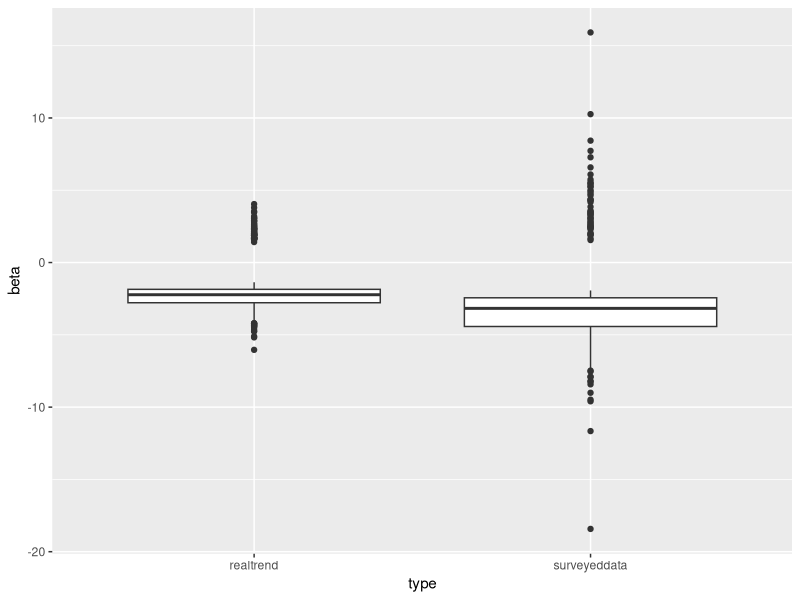
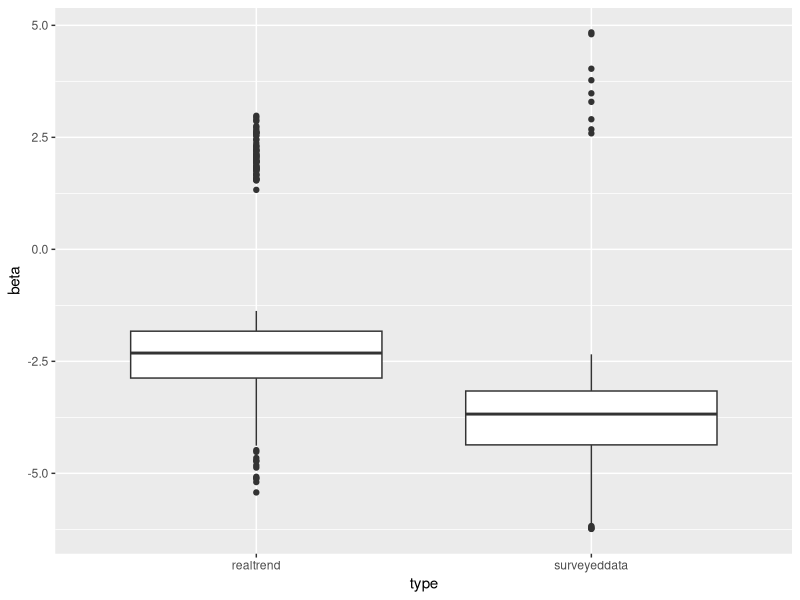

These charts were generated, in order, by the following R code: (Note: this script raises an error after producing the figures.)


################
#
# Generate twenty populations
#
################

# mu = mean population
# rho = autocorrelation 
# CV = Coefficient of Variation
# K = 2000

twenty_species <- function(nspp=20, nyears=100, mu=1000,rho=0.5,CV=0.2,plot=F, K=2000) {
  
  ## SD parameter of lognormal distribution with desired variability
  ln_SD <- sqrt(log(CV^2+1))  
  
  ## SD for first value
  ln_SD_e <- sqrt(ln_SD^2/(1-rho^2))  
  
  ## creates empty objects to store results in
  R <- matrix(nrow=nyears, ncol=nspp)
  ## so each row is a year, and each column is a species
  time_series <- matrix(nrow=nyears, ncol=nspp)
  
  ## randomly pulls an R for each species
  for(r in 1:nspp){
    R[,r] <- rnorm(mean=0,sd=1,n=nyears)
  }
  
  
  for(spp in 1:nspp){
    ## Sets the initial population size for each species (column)
    time_series[1,spp] <- ln_SD_e*R[1,spp]
    for (i in 1:(nyears-1)) {
      ## Runs the population model for each species (column)
      time_series[i+1,spp] <- rho*time_series[i,spp]+R[i,spp]*(1-time_series[i,spp]/K)*ln_SD
    }
  }
  
  time_series <- time_series + log(mu) - 0.5*ln_SD_e^2
  time_series <- exp(time_series)
  
  return(time_series)
}


################
#
# Grab the two populations with highest pop at time t=1, see what the trend really is
#
################


realtrend <- function(time_series, nspeciestopick=2){
  
  ## finds the two species with the highest populations in year 1 
  one <- time_series[,which(time_series[1,]==sort(time_series[1,], TRUE)[1])]
  two <- time_series[,which(time_series[1,]==sort(time_series[1,], TRUE)[2])]
  year = 1:nrow(time_series)
  
  ## puts the three vectors into one data frame, ready to be sampled from  
  twospecies <-  data.frame(one, two, year)
  
  ## Creates empty object to put results into
  values <- data.frame(beta=c(NA,NA),pvalue=c(NA,NA), rsquared=c(NA,NA))
  
  ## run two models, one on the first species, one on the second
  speciesmodel1 <- lm(data=twospecies, one ~ year)
  speciesmodel2 <- lm(data=twospecies, two ~ year)
  
  ## extract the beta coefficient, pvalue and rsquared for the first species
  values[1,1] <- speciesmodel1$coefficients[2]
  values[1,2] <- summary(speciesmodel1)$coefficients[,4][2]
  values[1,3] <- summary(speciesmodel1)$r.squared
  
  ## extract the beta coefficient, pvalue and rsquared for the second species
  values[2,1] <- speciesmodel2$coefficients[2]
  values[2,2] <- summary(speciesmodel2)$coefficients[,4][2]
  values[2,3] <- summary(speciesmodel2)$r.squared
  
  ## puts everything in a list to be output
  realstuff <- list()
  realstuff[["values"]] <- values
  realstuff[["twospecies"]] <- twospecies
  
  return(realstuff)
}


##################
#
# sample the real population with some frequency of sampling effort with error
#
##################

samplingeffortwitherror <- function(time_series, freq=NA, sd=0.1){
  
  ## The default is to have freq=NA, which means that the function 
  ## will randomly pull a random set of years to sample on
  ## This checks to see if freq=NA, and if so, does that
  ## If we set freq = to some number it will bipass that and use that instead
  if(is.na(freq)){
    freq <- sort(base::sample(1:100, sample(1:60, 1), replace=FALSE))
  }
  
  ## finds the two species with the highest populations in year 1 
  one <- time_series[,which(time_series[1,]==sort(time_series[1,], TRUE)[1])]
  two <- time_series[,which(time_series[1,]==sort(time_series[1,], TRUE)[2])]
  year = 1:nrow(time_series)
  
  ## puts the three vectors into one data frame, ready to be sampled from  
  twospecies <-  data.frame(one, two, year)
  
  ## If we have set freq = to some single value, this if statement runs
  if(length(freq)==1){
    sampled_data <- twospecies[seq(from=1, to=nrow(time_series), by=freq),]
  }
  
  ## if freq is a vector of years, than this one runs
  if(length(freq)>1){
    sampled_data <- twospecies[freq,]
  }
  
  ## This takes the years we just sampled, and applies an error term
  ## since its pretty hard to actually estimate the population
  sampled_data[,1:2] <- sampled_data[,1:2] * exp(rnorm(1, mean=0, sd=sd)-0.5*sd^2)
  
  return(sampled_data)
}

##################
#
#  What trend do we see in the sampled data? 
#
##################

sampletrend <- function(sampled_data){
  
  ## Create empty object to store results in
  sampled_values <- data.frame(beta=c(NA,NA),pvalue=c(NA,NA),rsquared=c(NA,NA))
  
  ## run two models, one on the first species, one on the second
  speciesmodel1 <- lm(data=sampled_data, one ~ year)
  speciesmodel2 <- lm(data=sampled_data, two ~ year)
  
  ## extract the beta coefficient, pvalue and rsquared for the first species
  sampled_values[1,1] <- speciesmodel1$coefficients[2]
  sampled_values[1,2] <- summary(speciesmodel1)$coefficients[,4][2]
  sampled_values[1,3] <- summary(speciesmodel1)$r.squared
  
  ## extract the beta coefficient, pvalue and rsquared for the second species  
  sampled_values[2,1] <- speciesmodel2$coefficients[2]
  sampled_values[2,2] <- summary(speciesmodel2)$coefficients[,4][2]
  sampled_values[2,3] <- summary(speciesmodel2)$r.squared
  
  return(sampled_values)
}

##################
#
#  One simulation, all in one simple function
#
##################

onesimulation <- function(freq=NA){
  
  ## Generate the time series for 20 species
  time_series <- twenty_species()
  ## Figure out the 'real trend'
  rdat <- realtrend(time_series)
  ## Sample the real population data, with some error
  sampled_data <- samplingeffortwitherror(time_series, freq=freq, sd=0.1)
  ## figure out what the trend is for the sampled_data
  svalues <- sampletrend(sampled_data)
  ## output everything into one master list
  outputs <- list()
  outputs[["twenty_species"]] <- time_series
  outputs[["values"]] <- rdat$values
  outputs[["twospecies"]] <- rdat$twospecies
  outputs[["sampled_data"]] <- sampled_data
  outputs[["sampled_values"]] <- svalues
  return(outputs)
}

####################
#
#  Run the simulation many times, store everything in a list and spit it out
#
####################

manysimulations <- function(sims=1000, freq=NA){
  
  ## Create empty objects to store results in
  values <- data.frame(beta=rep(NA,sims*2),pvalue=rep(NA,sims*2),rsquared=rep(NA,sims*2))
  svalues <- data.frame(beta=rep(NA,sims*2),pvalue=rep(NA,sims*2),rsquared=rep(NA,sims*2))
  twospecies <- as.data.frame(matrix(ncol=(2*sims), nrow=100))
  sampleddata <- list()
  
  ## Runs through the onesimulation function sims number of times
  ## stores the various results in the different objects
  ## sampledata is a list because the number of rows could vary from sim to sim
  for(i in seq(1,(sims*2),by=2)){
    dd <- onesimulation(freq=freq)
    values[i:(i+1),] <- dd$values
    svalues[i:(i+1),] <- dd$sampled_values
    twospecies[,i:(i+1)] <- dd$twospecies[,1:2]
    sampleddata[[i]] <- dd$sampled_data[,1:2]
  }
  
  ## load everything up into one master list to be outputted
  outputs <- list()
  outputs[["values"]] <- values
  outputs[["svalues"]] <- svalues
  outputs[["twospecies"]] <- twospecies
  outputs[["sampleddata"]] <- sampleddata
  
  return(outputs)
  
}

###########################################################

## Random Sampling (perhaps representative of using citizen science or museum records)

###########################################################

dat <- manysimulations()

library(tidyverse)

values <- dat$values
svalues <- dat$svalues

valuessig <- values %>% filter(pvalue<=0.05) %>% mutate(type="realtrend")
svaluessig <- svalues %>% filter(pvalue<=0.05) %>% mutate(type="surveyeddata")

datdat <- bind_rows(valuessig, svaluessig)

model <- aov(data=datdat, beta ~ type)

summary(model)

ggplot(data=datdat, aes(y=beta, x=type))+ geom_boxplot()


###############

## Regular sampling

###############

dat <- manysimulations(freq=4)

library(tidyverse)

values <- dat$values
svalues <- dat$svalues

valuessig <- values %>% filter(pvalue<=0.05) %>% mutate(type="realtrend")
svaluessig <- svalues %>% filter(pvalue<=0.05) %>% mutate(type="surveyeddata")

datdat <- bind_rows(valuessig, svaluessig)

model <- aov(data=datdat, beta ~ type)

summary(model)

ggplot(data=datdat, aes(y=beta, x=type))+ geom_boxplot()


##################

## Bursts of sampling with bursts of nothing

#################

bursts_of_sampling <- c(1,2,3,4,5,6,15,16,18,19,37,38,39,47,48,56,69,70,71,72,73,74,75,76,77,78,91,92,93,97,99)

dat <- manysimulations(freq=bursts_of_sampling)

library(tidyverse)

values <- dat$values
svalues <- dat$svalues

valuessig <- values %>% filter(pvalue<=0.05) %>% mutate(type="realtrend")
svaluessig <- svalues %>% filter(pvalue<=0.05) %>% mutate(type="surveyeddata")

datdat <- bind_rows(valuessig, svaluessig)

model <- aov(data=datdat, beta ~ type)

summary(model)

ggplot(data=datdat, aes(y=beta, x=type))+ geom_boxplot()


